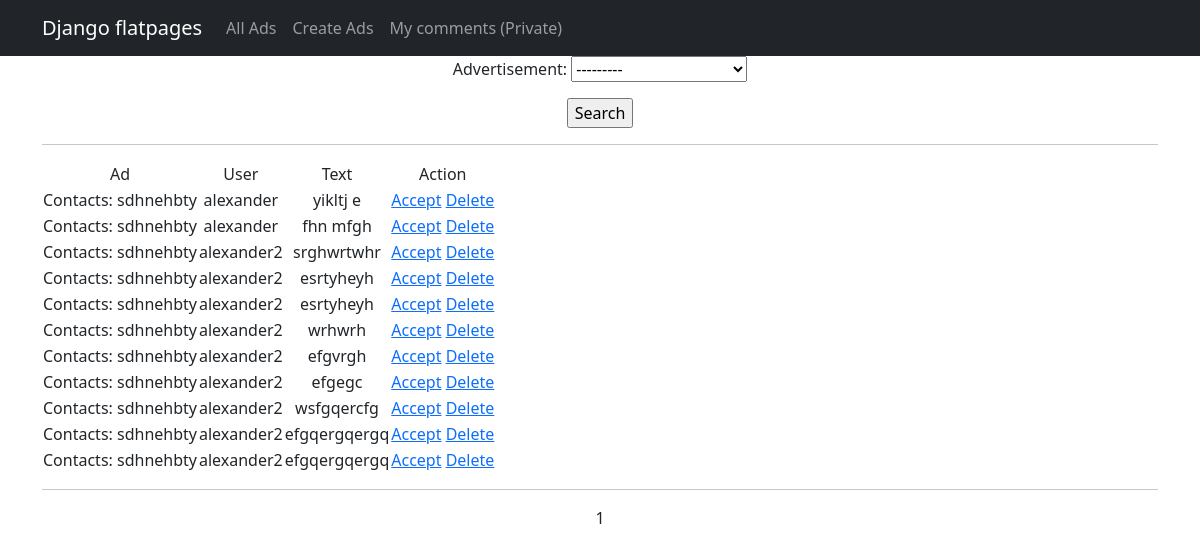
The app's page /board/comments/ (signed in), older data.
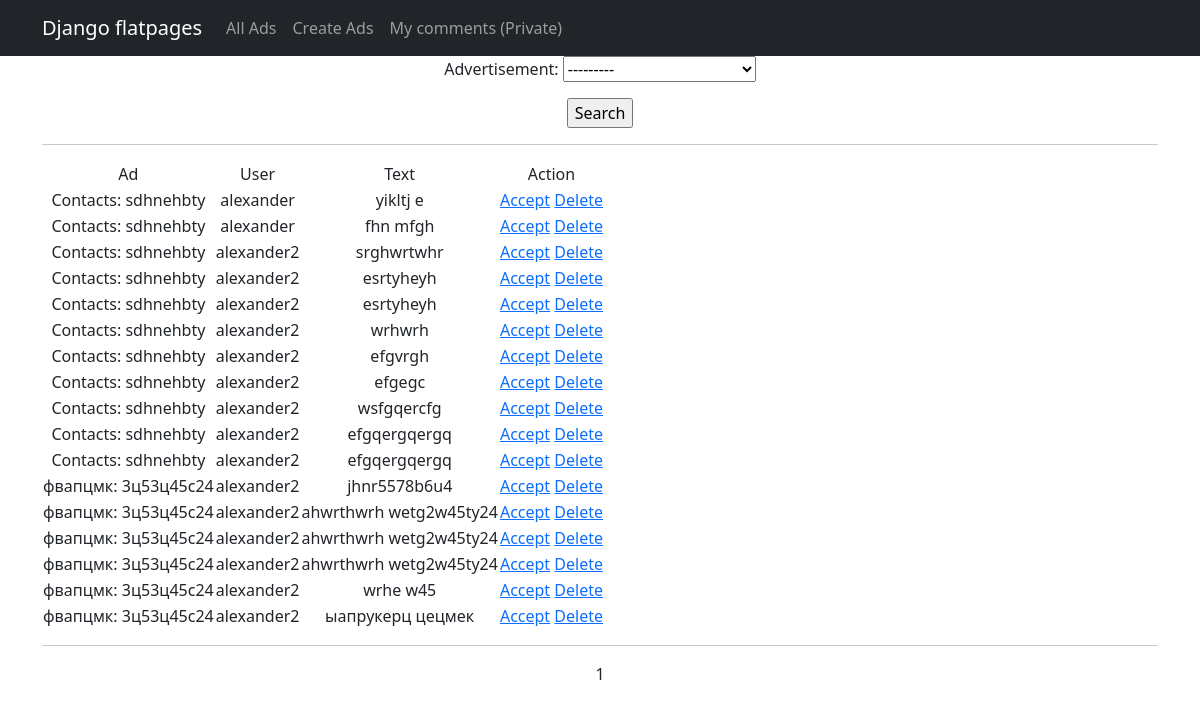
The same page, newer data.
### board/models.py (models this page shows, shortened)
class Feedback(models.Model):
    advertisement = models.ForeignKey(Advertisement, on_delete=models.CASCADE)
    user = models.ForeignKey(User, on_delete=models.CASCADE)
    text = models.TextField()
    date_time = models.DateTimeField(auto_now_add=True)
    accepted = models.BooleanField(default=False)

class Advertisement(models.Model):
    author = models.ForeignKey(Author, on_delete=models.CASCADE)
    date_time = models.DateTimeField(auto_now_add=True)
    category = models.ManyToManyField(Category, through='AdvertisementCategory')
    title = models.TextField()
    text = models.TextField()
    def __str__(self):
        return f"{self.title}: {self.text[:124]}"

### board/views.py (the view)
# urls.py: path('comments/', Comments.as_view(), name='comments'),
class Comments(LoginRequiredMixin, ListView):
    model = Feedback
    ordering = "-date_time"
    template_name = 'comments.html'
    context_object_name = 'comments'
    paginate_by = 20
    def get_queryset(self):
        queryset = self.model.objects.filter(advertisement__author__user=self.request.user)
        self.filterset = FeedbackFilter(self.request.GET, queryset)
        return self.filterset.qs
    def get_context_data(self, **kwargs):
        context = super().get_context_data(**kwargs)
        context['time_now'] = timezone.now()
        context['filterset'] = self.filterset
        return context

### templates/comments.html (shortened to what this page needs)
{% extends 'flatpages/default.html' %}
{% load i18n %}
{% load tz %}
{% block content %}
    {% block search_form %}
    <form action="" method="get">
       {{ filterset.form.as_p }}
       <input type="submit" value="{% trans 'Search' %}" />
    </form>
    <hr>
    {% endblock search_form %}
    {% if comments %}
        <table>
            <tr>
                <td>{% trans "Ad" %}</td>
                <td>{% trans "User" %}</td>
                <td>{% trans "Text" %}</td>
                <td>{% trans "Action" %}</td>
            </tr>
            {% for comment in comments %}
            <tr>
                <td>{{ comment.advertisement }}</td>
                <td>{{ comment.user }}</td>
                <td>{{ comment.text }}</td>
                <td>{% if not comment.accepted %}
                    <a href="{% url 'accept_comment' comment.id %}">Accept</a>
                    {% endif %}
                    <a href="{% url 'delete_comment' comment.id %}">Delete</a>
                </td>
            </tr>
            {% endfor %}
        </table>
    {% else %}
        <h2>{% trans "Products" %} {% trans "are" %} {% trans "not" %} {% trans "available" %}!</h2>
    {% endif %}
    <hr>
    {{ page_obj.number }}
{% endblock content %}

### templates/flatpages/default.html (shortened to what this page needs)
<!DOCTYPE html>
{% load i18n %}
{% load tz %}
<html lang="en">
    <head>
        {% load static %}
        <link href="{% static 'css/styles.css' %}" rel="stylesheet" />
    </head>
    <body>
        <nav class="navbar navbar-expand-lg navbar-dark bg-dark static-top">
           <div class="container">
               <a class="navbar-brand" href="#">Django flatpages</a>
               <div class="collapse navbar-collapse" id="navbarResponsive">
                   <ul class="navbar-nav ml-auto">
                       <li class="nav-item active">
                           <a class="nav-link" href="/board/">{% trans "All Ads" %}</a>
                       </li>
                       <li class="nav-item active">
                           <a class="nav-link" href="/board/create/">{% trans "Create Ads" %}</a>
                       </li>
                       <li class="nav-item">
                           <a class="nav-link" href="/board/comments/">{% trans "My comments (Private)" %}</a>
                       </li>
                   </ul>
               </div>
           </div>
        </nav>
        <div class="container">
           <div class="row">
               <div class="col-lg-12 text-center">
                   {% block content %}{% endblock content %}
               </div>
           </div>
        </div>
    </body>
</html>

Row changes from the older to the newer data that the page shows:
added Feedback: advertisement "фвапцмк: 3ц53ц45с24", user "alexander2", text "jhnr5578b6u4", accepted "Accept"
added Feedback: advertisement "фвапцмк: 3ц53ц45с24", user "alexander2", text "ahwrthwrh wetg2w45ty24", accepted "Accept"
added Feedback: advertisement "фвапцмк: 3ц53ц45с24", user "alexander2", text "ahwrthwrh wetg2w45ty24", accepted "Accept"
added Feedback: advertisement "фвапцмк: 3ц53ц45с24", user "alexander2", text "ahwrthwrh wetg2w45ty24", accepted "Accept"
added Feedback: advertisement "фвапцмк: 3ц53ц45с24", user "alexander2", text "wrhe w45", accepted "Accept"
added Feedback: advertisement "фвапцмк: 3ц53ц45с24", user "alexander2", text "ыапрукерц цецмек", accepted "Accept"
